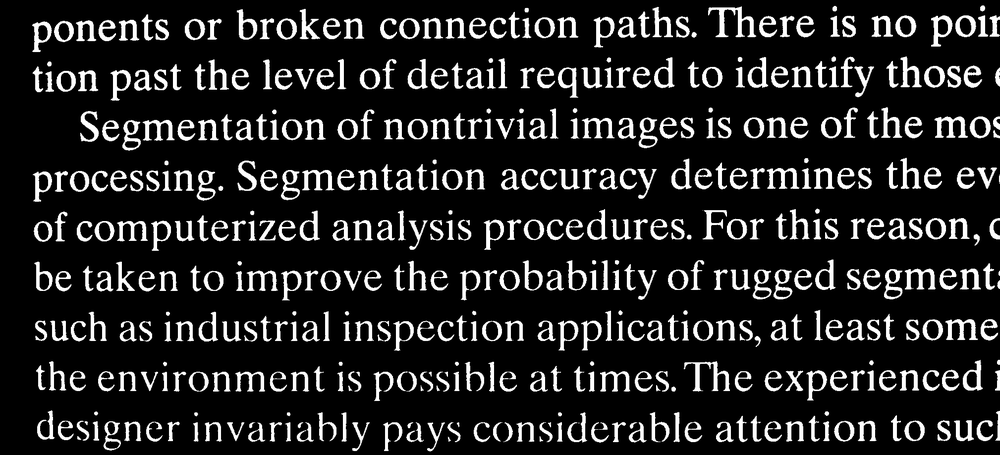
#> input picture Imageprocessing_file/Image/mor.png, 1000 x 455 px, shrunk from 2018 x 918 before the run
$ python O_find.py
#> lines starting #> are read from the running program, lines starting #| are printed output that depends on the picture
import numpy as np
import cv2

kernel_301 = np.ones((1,30),np.uint8)
kernel_401 = np.ones((40,1),np.uint8)
kernel_551 = np.ones((5,5),np.uint8)
kernel_201 = np.ones((3,20),np.uint8)

img = cv2.imread('mor.png',0)
#> img is the input picture: shape (455, 1000); min 0, max 255, mean 35.5
def dilationmorp_return(img,kernel_40,kernel_20,img2):
    opening_40 = cv2.morphologyEx(img2, cv2.MORPH_OPEN, kernel_40)
#> opening_40: shape (455, 1000); every value is 0
    dilation = cv2.morphologyEx(opening_40, cv2.MORPH_DILATE, kernel_20)
    for i in range (100):
        opening_40 = cv2.morphologyEx(dilation, cv2.MORPH_OPEN, kernel_20)
        dilation=cv2.bitwise_and(dilation,img)
    dilation_morp = cv2.bitwise_xor(dilation,img2)
    return dilation_morp


pic1=dilationmorp_return(img,kernel_401,kernel_201,img)
pic2=dilationmorp_return(img,kernel_301,kernel_201,pic1)
#> in dilationmorp_return (call 2), `opening_40 = cv2.morphologyEx(img2, cv2.MORPH_OPEN, kernel_40)`:
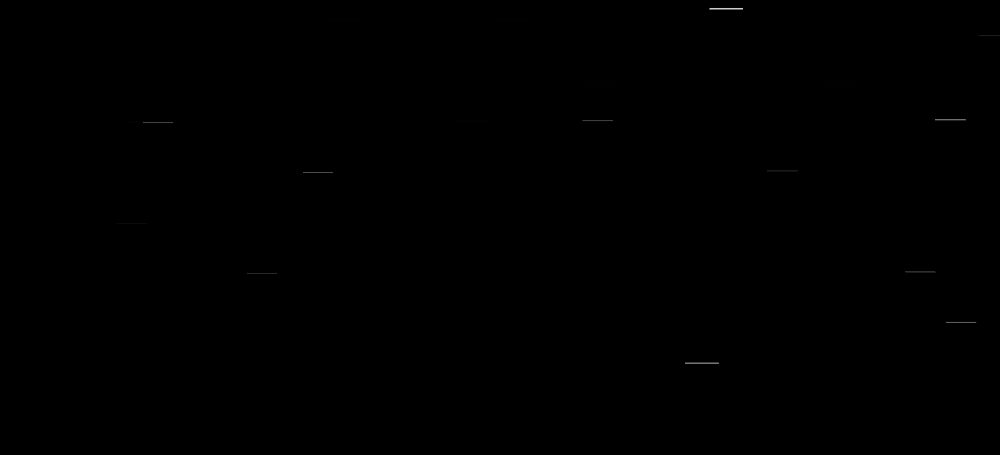
#> opening_40: shape (455, 1000); min 0, max 206, mean 0.1

x , y = img.shape[:2]
#> x = 455; y = 1000
mask  = np.zeros((x+2,y+2),np.uint8)
cv2.floodFill(pic2,mask,(0,0),255);
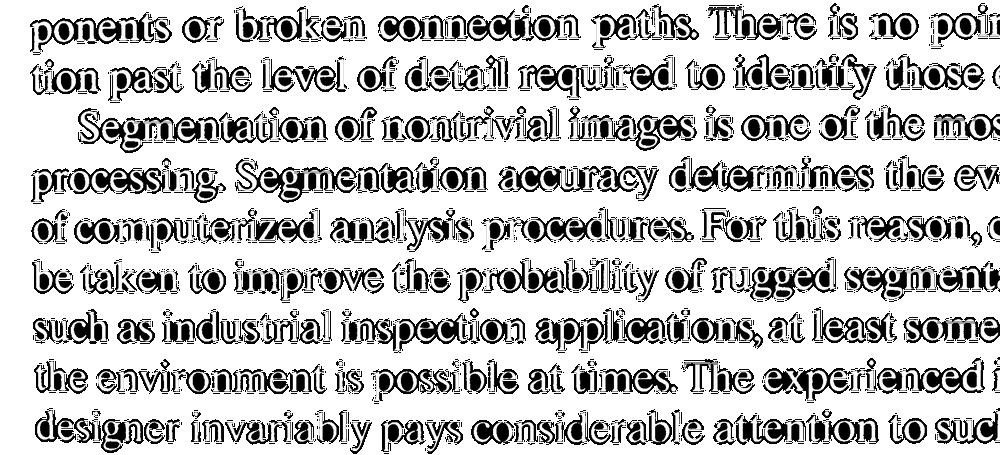
#> pic2: shape (455, 1000); min 0, max 255, mean 196.2
img_flodfill = cv2.bitwise_not(pic2)
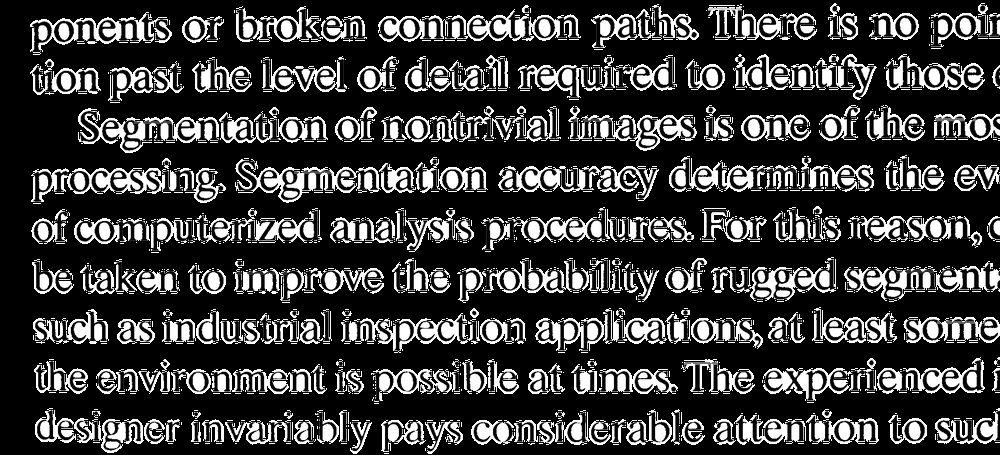
#> img_flodfill: shape (455, 1000); min 0, max 255, mean 58.8

opening_40 = cv2.morphologyEx(img_flodfill, cv2.MORPH_OPEN, kernel_201)
dilation5 = cv2.morphologyEx(opening_40, cv2.MORPH_DILATE, kernel_551)

for i in range(100):
    dilation5 = cv2.morphologyEx(dilation5, cv2.MORPH_DILATE, kernel_551)
    dilation5=cv2.bitwise_and(dilation5,img)
#> this loop made 100 passes
#> pass 1, `dilation5 = cv2.morphologyEx(dilation5, cv2.MORPH_DILATE, kernel_551)`:
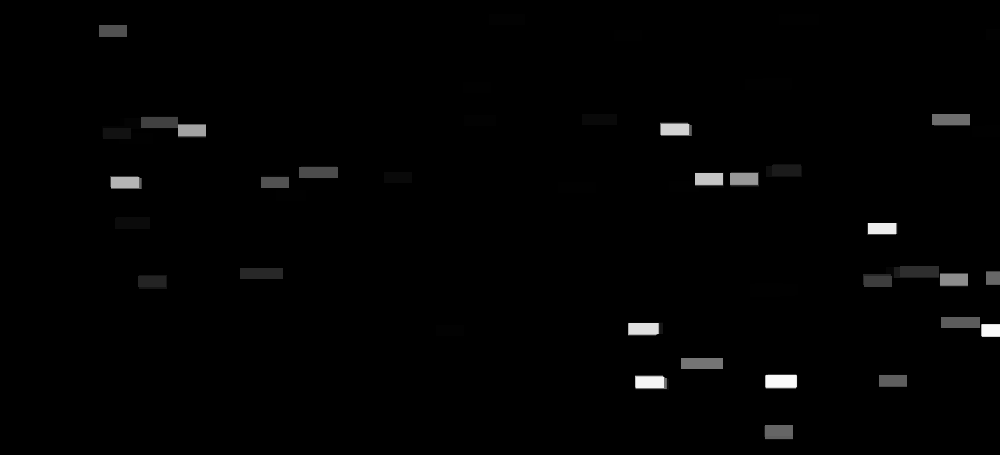
#> dilation5: shape (455, 1000); min 0, max 251, mean 2.7
#> after the loop:
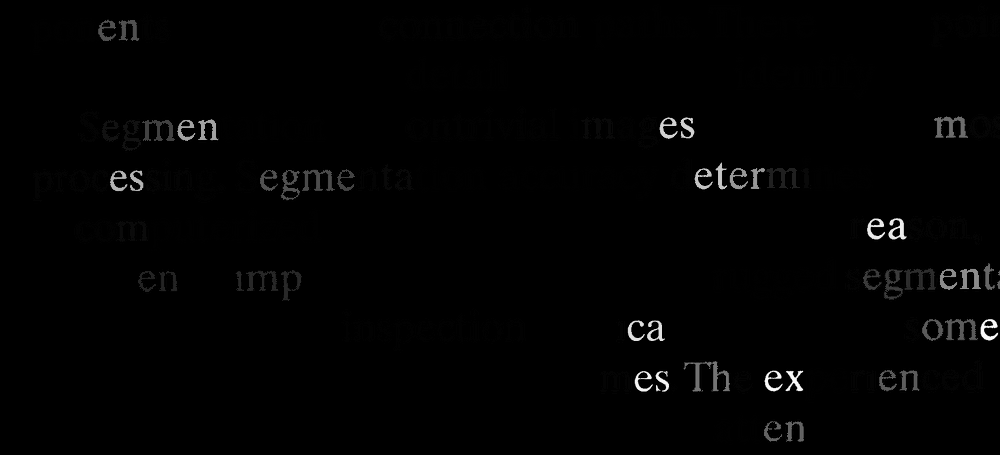
#> dilation5: shape (455, 1000); min 0, max 251, mean 2.4


cv2.imshow('pic1',pic1)
# cv2.imwrite('Result.jpg',dilation5)
cv2.imshow('pic2',pic2)

cv2.imshow('imgflood',pic2)
cv2.imshow('opening',opening_40)
# cv2.imshow('floodfill',img_flodfill)
cv2.waitKey(0)
